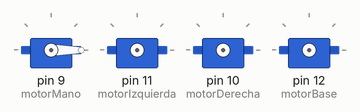
The sketch below on a simulated Arduino Uno, built with avr-gcc and run on an emulated ATmega328P. Shown: 4 × servo.

Above: at 0.1 s.
At 4.1 s:
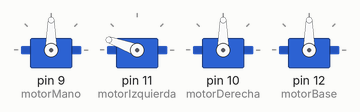
At 6.1 s:
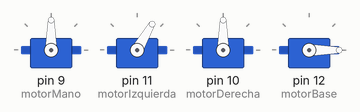
At 8.1 s:
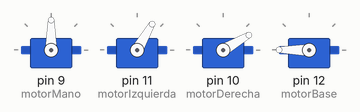
Timing chart, 0 to 9.6 s (numbered marks = the images above):
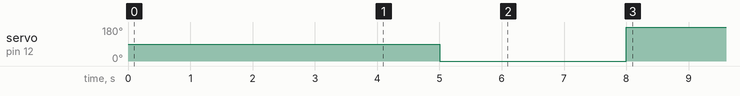

The sketch:

programa_brazo_robotico.ino
```cpp
#include <Servo.h>
#define motorMano 9 //Declaro el pin de la mano
#define motorDerecha 10//Declaro el pin del lado Derecho
#define motorIzquierda 11//Declaro el pin del lado Izquierdo
#define motorBase 12//Declaro el pin de la Base
Servo Mano; //Declaro el servomotor de la Mano
Servo Izquierda;//Declaro el servomotor lado Izquierdo
Servo Derecha;//Declaro el servomotor lado Derecho
Servo Base;//Declaro el servomotor de la Base
void setup() {
  // put your setup code here, to run once:
Mano.attach(motorMano); //Inicializamos la Mano
Mano.write(0);
delay(1000);

Izquierda.attach(motorIzquierda);//Inicializamos la lado Izquierdo
Izquierda.write(160);
delay(1000);

Derecha.attach(motorDerecha);//Inicializamos la lado Derecho
Derecha.write(90);
delay(1000);

Base.attach(motorBase);//Inicializamos la Base
Base.write(90);
delay(1000);

Mano.attach(motorMano); //Inicializamos la Mano
Mano.write(90);
delay(1000);

Base.attach(motorBase);//Inicializamos la Base
Base.write(0);
delay(1000);

Izquierda.attach(motorIzquierda);//Inicializamos la lado Izquierdo
Izquierda.write(60);
delay(1000);

Derecha.attach(motorDerecha);//Inicializamos la lado Derecho
Derecha.write(30);
delay(1000);

Base.attach(motorBase);//Inicializamos la Base
Base.write(180);
delay(1000);

}

void loop() {
  // put your main code here, to run repeatedly:

}
```
